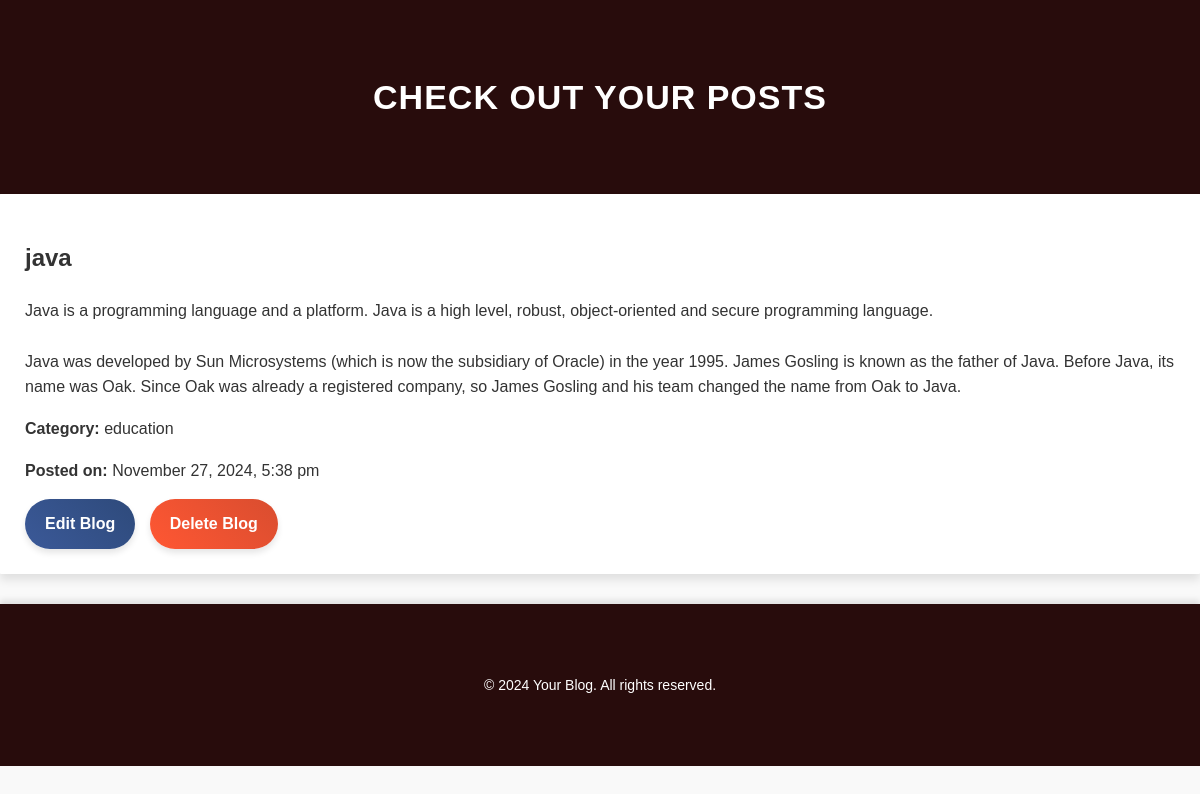
The app's page /php/view.php?id=26 (signed in) with its own data.
### tables this page shows
CREATE TABLE `blogs` (
  `id` int(11) NOT NULL,
  `title` varchar(255) NOT NULL,
  `content` text NOT NULL,
  `image` varchar(255) DEFAULT NULL,
  `author_id` int(11) NOT NULL,
  `created_at` timestamp NOT NULL DEFAULT current_timestamp(),
  `category` varchar(50) NOT NULL
);

### php/view.php (the view, shortened to what this page needs)
<?php
include('connect.php');
if (isset($_GET['id'])) {
    $id = $_GET['id'];
    $sql = "SELECT * FROM blogs WHERE id = ?";
    $stmt = $conn->prepare($sql);
    $stmt->bind_param("i", $id);
    $stmt->execute();
    $result = $stmt->get_result();
    $blog = $result->fetch_assoc();
} else {
    echo "Invalid blog ID.";
    exit();
}
?>
<link rel="stylesheet" href="../assets/css/view.css">
<header class="page-header">
    <div class="container">
        <h1>Check Out Your Posts</h1>
    </div>
</header>
<main class="dashboard-main">
    <div class="blog-content">
        <h2><?php echo htmlspecialchars($blog['title']); ?></h2>
        <p><?php echo nl2br(htmlspecialchars($blog['content'])); ?></p>
        <p><strong>Category:</strong> <?php echo htmlspecialchars($blog['category']); ?></p>
        <p><strong>Posted on:</strong> <?php echo date("F j, Y, g:i a", strtotime($blog['created_at'])); ?></p>
        <div class="blog-actions">
            <a href="edit_blog.php?id=<?php echo $blog['id']; ?>" class="btn-edit">Edit Blog</a>
            <a href="delete_blog.php?id=<?php echo $blog['id']; ?>" class="btn-delete" onclick="return confirm('Are you sure you want to delete this blog?');">Delete Blog</a>
        </div>
    </div>
</main>
<footer class="page-footer">
    <div class="container">
        <p>&copy; 2024 Your Blog. All rights reserved.</p>
    </div>
</footer>

### assets/css/view.css (style rules this page uses)
.container { max-width: 900px; margin: 30px auto; padding: 20px; }
.page-header { background-color: #280c0c; color: #fff; text-align: center; padding: 20px 0; box-shadow: 0 4px 6px rgba(0, 0, 0, 0.1); }
.page-header h1 { margin: 0; font-size: 34px; letter-spacing: 1px; text-transform: uppercase; }
.blog-content { padding: 25px; background-color: #fff; border-radius: 1px; box-shadow: 0 6px 10px rgba(0, 0, 0, 0.1); margin-bottom: 30px; transition: transform 0.3s ease-in-out; }
.blog-actions .btn-edit, .blog-actions .btn-delete { display: inline-block; padding: 12px 20px; margin-right: 10px; font-size: 16px; font-weight: 600; text-decoration: none; color: #fff; border-radius: 25px; transition: all 0.3s ease-in-out; box-shadow: 0 4px 6px rgba(0, 0, 0, 0.1); cursor: pointer; }
.blog-actions .btn-edit { background: linear-gradient(45deg, #3B5998, #2E4A7B); }
.blog-actions .btn-delete { background: linear-gradient(45deg, #FF5733, #D94D2F); }
.page-footer { background-color: #280c0c; color: #fff; padding: 20px; text-align: center; margin-top: 20px; box-shadow: 0 -4px 6px rgba(0, 0, 0, 0.1); }
.page-footer p { font-size: 14px; margin: 0; }

### records on screen
blogs: title "java", content "Java is a programming language and a platform. Java is a high level, robust, object-oriented and secure programming language. Java was developed by Sun Microsystems (which is now the subsidiary of Oracle) in the year 1995. James Gosling is known as the father of Java. Before Java, its name was Oak. Since Oak was already a registered company, so James Gosling and his team changed the name from Oak to Java.", category "education", created_at "November 27, 2024, 5:38 pm"
